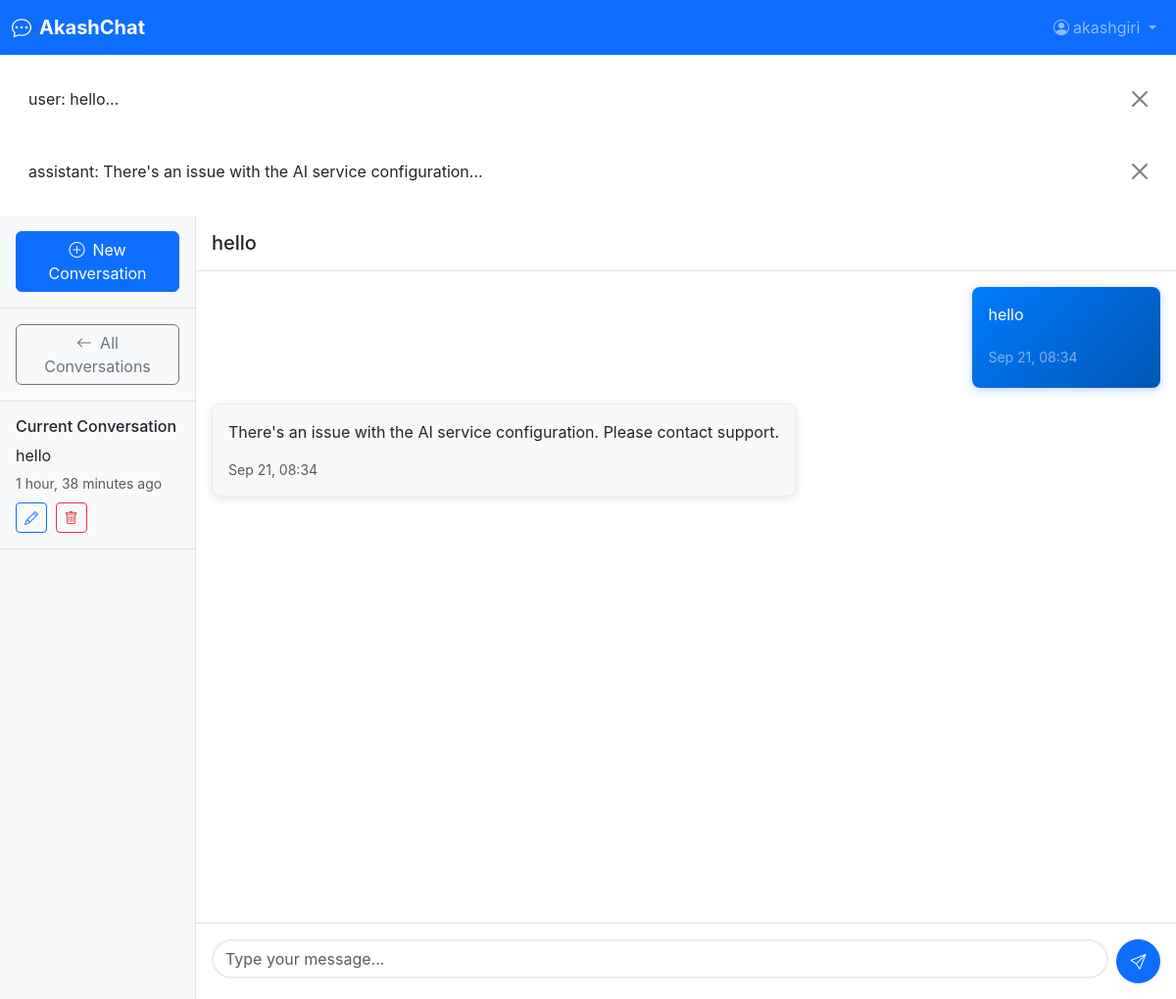
The app's page /conversations/2/ (signed in) with its own data.
### chat/models.py (models this page shows, shortened)
class Message(models.Model):
    ROLE_CHOICES = [
        ('user', 'User'),
        ('assistant', 'Assistant'),
        ('system', 'System'),
    ]
    conversation = models.ForeignKey(Conversation, on_delete=models.CASCADE, related_name='messages')
    role = models.CharField(max_length=10, choices=ROLE_CHOICES)
    content = models.TextField()
    created_at = models.DateTimeField(auto_now_add=True)
    edited = models.BooleanField(default=False)
    edited_at = models.DateTimeField(null=True, blank=True)
    previous_content = models.TextField(blank=True, help_text="Stores the previous version when edited")
    superseded = models.BooleanField(default=False)
    replaced_by = models.ForeignKey('self', on_delete=models.SET_NULL, null=True, blank=True,
                                   related_name='replaces')
    parent_user_message = models.ForeignKey('self', on_delete=models.CASCADE, null=True, blank=True,
                                          related_name='assistant_replies')
    class Meta:
        ordering = ['created_at']
    def __str__(self):
        return f"{self.role}: {self.content[:50]}..."

class Conversation(models.Model):
    user = models.ForeignKey(User, on_delete=models.CASCADE, related_name='conversations')
    title = models.CharField(max_length=255, default='New Conversation')
    created_at = models.DateTimeField(auto_now_add=True)
    updated_at = models.DateTimeField(auto_now=True)
    class Meta:
        ordering = ['-updated_at']
    def get_active_messages(self):
        return self.messages.filter(superseded=False).order_by('created_at')

### chat/views.py (the view)
# urls.py: path('conversations/<int:conversation_id>/', views.conversation_detail, name='conversation_detail'),
@login_required
def conversation_detail(request, conversation_id):
    conversation = get_object_or_404(Conversation, id=conversation_id, user=request.user)
    messages_list = conversation.get_active_messages()
    return render(request, 'chat/conversation_detail.html', {
        'conversation': conversation,
        'messages': messages_list
    })

### templates/chat/conversation_detail.html (shortened to what this page needs)
{% extends 'base.html' %}
{% load static %}
{% block main_class %}container-fluid p-0{% endblock %}
{% block content %}
<div class="row g-0 vh-100">
    <div class="col-md-3 col-lg-2 bg-light border-end">
        <div class="d-flex flex-column h-100">
            <div class="p-3 border-bottom">
                <button class="btn btn-primary w-100" id="newConversationBtn">
                    <i class="bi bi-plus-circle me-2"></i>New Conversation
                </button>
            </div>
            <div class="p-3 border-bottom">
                <a href="{% url 'chat:conversation_list' %}" class="btn btn-outline-secondary w-100">
                    <i class="bi bi-arrow-left me-2"></i>All Conversations
                </a>
            </div>
            <div class="p-3 border-bottom">
                <h6 class="mb-2">Current Conversation</h6>
                <p class="mb-1 text-truncate" id="conversationTitle">{{ conversation.title }}</p>
                <small class="text-muted">{{ conversation.updated_at|timesince }} ago</small>
                <div class="mt-2">
                    <button class="btn btn-sm btn-outline-primary me-1" id="renameConversationBtn">
                        <i class="bi bi-pencil"></i>
                    </button>
                    <button class="btn btn-sm btn-outline-danger" id="deleteConversationBtn">
                        <i class="bi bi-trash"></i>
                    </button>
                </div>
            </div>
        </div>
    </div>
    <div class="col-md-9 col-lg-10">
        <div class="d-flex flex-column h-100">
            <div class="bg-white border-bottom p-3">
                <h5 class="mb-0">{{ conversation.title }}</h5>
            </div>
            <div class="flex-grow-1 overflow-auto p-3" id="messagesContainer">
                <div id="messagesList">
                    {% for message in messages %}
                    <div class="message-bubble {{ message.role }}-message mb-3" data-message-id="{{ message.id }}">
                        <div class="d-flex {% if message.role == 'user' %}justify-content-end{% endif %}">
                            <div class="message-content {% if message.role == 'user' %}bg-primary text-white{% else %}bg-light{% endif %} rounded-3 p-3 position-relative" style="max-width: 70%;">
                                <div class="message-text">{{ message.content|linebreaks }}</div>
                                <div class="message-meta d-flex justify-content-between align-items-center mt-2">
                                    <small class="{% if message.role == 'user' %}text-white-50{% else %}text-muted{% endif %}">
                                        {{ message.created_at|date:"M d, H:i" }}
                                    </small>
                                </div>
                            </div>
                        </div>
                    </div>
                    {% endfor %}
                </div>
            </div>
            <div class="bg-white border-top p-3">
                <form id="messageForm" class="d-flex gap-2">
                    <div class="flex-grow-1">
                        <textarea class="form-control" id="messageInput" rows="1"
                                  placeholder="Type your message..." required></textarea>
                    </div>
                    <button type="submit" class="btn btn-primary" id="sendBtn">
                        <i class="bi bi-send"></i>
                    </button>
                </form>
            </div>
        </div>
    </div>
</div>
{% endblock %}

### templates/base.html (shortened to what this page needs)
<!DOCTYPE html>
<html lang="en">
<head>
    <link href="https://cdn.jsdelivr.net/npm/bootstrap@5.3.2/dist/css/bootstrap.min.css" rel="stylesheet">
    <link href="https://cdn.jsdelivr.net/npm/bootstrap-icons@1.11.1/font/bootstrap-icons.css" rel="stylesheet">
    <link href="{% load static %}{% static 'css/style.css' %}" rel="stylesheet">
</head>
<body class="{% block body_class %}{% endblock %}">
    {% if user.is_authenticated %}
    <nav class="navbar navbar-expand-lg navbar-dark bg-primary">
        <div class="container-fluid">
            <a class="navbar-brand fw-bold" href="{% url 'chat:conversation_list' %}">
                <i class="bi bi-chat-dots me-2"></i>AkashChat
            </a>
            <div class="collapse navbar-collapse" id="navbarNav">
                <ul class="navbar-nav ms-auto">
                    <li class="nav-item dropdown">
                        <a class="nav-link dropdown-toggle" href="#" role="button" data-bs-toggle="dropdown">
                            <i class="bi bi-person-circle me-1"></i>{{ user.username }}
                        </a>
                    </li>
                </ul>
            </div>
        </div>
    </nav>
    {% endif %}
    {% if messages %}
    <div class="container-fluid mt-3">
        {% for message in messages %}
        <div class="alert alert-{{ message.tags }} alert-dismissible fade show" role="alert">
            {{ message }}
            <button type="button" class="btn-close" data-bs-dismiss="alert"></button>
        </div>
        {% endfor %}
    </div>
    {% endif %}
    <main class="{% block main_class %}{% endblock %}">
        {% block content %}{% endblock %}
    </main>
    <script src="{% load static %}{% static 'js/app.js' %}"></script>
</body>
</html>

### static/css/style.css (style rules this page uses)
body { font-family: -apple-system, BlinkMacSystemFont, 'Segoe UI', Roboto, 'Helvetica Neue', Arial, sans-serif; }
.vh-100 { height: 100vh; }
.message-bubble { animation: fadeInUp 0.3s ease-out; }
.user-message .message-content { background: linear-gradient(135deg, #007bff 0%, #0056b3 100%); box-shadow: 0 2px 10px rgba(0, 123, 255, 0.3); }
.assistant-message .message-content { background: #f8f9fa; border: 1px solid #e9ecef; box-shadow: 0 2px 10px rgba(0, 0, 0, 0.1); }
#messageInput { resize: none; border-radius: 20px; border: 2px solid #e9ecef; transition: border-color 0.2s ease; max-height: 120px; }
#sendBtn { border-radius: 50%; width: 45px; height: 45px; display: flex; align-items: center; justify-content: center; transition: all 0.2s ease; }
.btn { transition: all 0.2s ease; }

### records on screen
Message: role+content "user: hello...", content "hello", created_at "Sep 21, 08:34"
Message: role+content "assistant: There's an issue with the AI service configuration...", content "There's an issue with the AI service configuration. Please contact support.", created_at "Sep 21, 08:34"
Conversation: title "hello", updated_at "1 hour, 38 minutes"

### other values on screen
{{ user.username }} "akashgiri"
